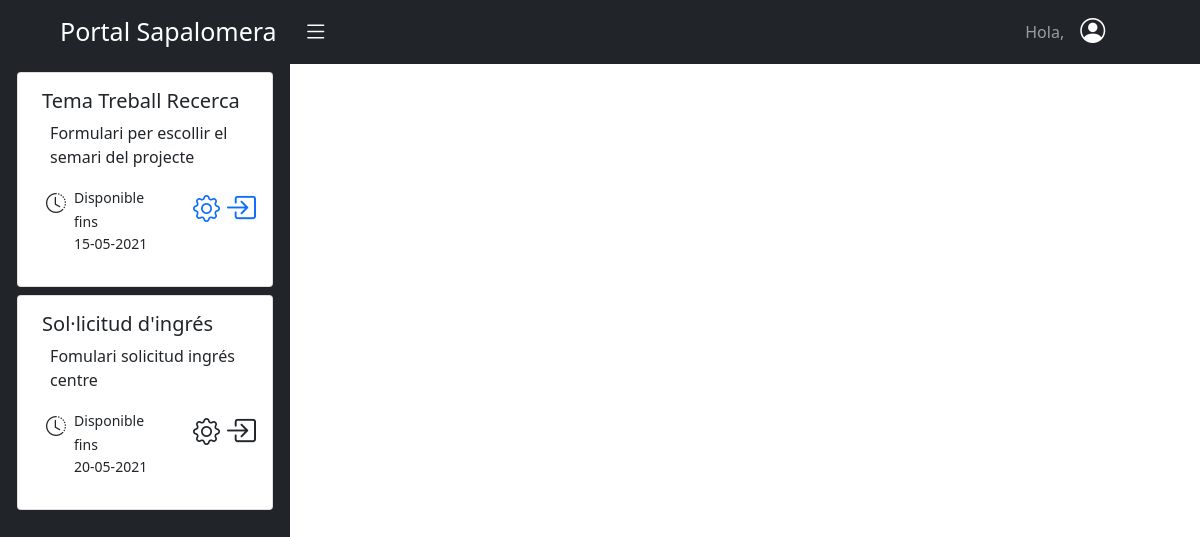
The app's page /aplicacions/ (signed in), older data.
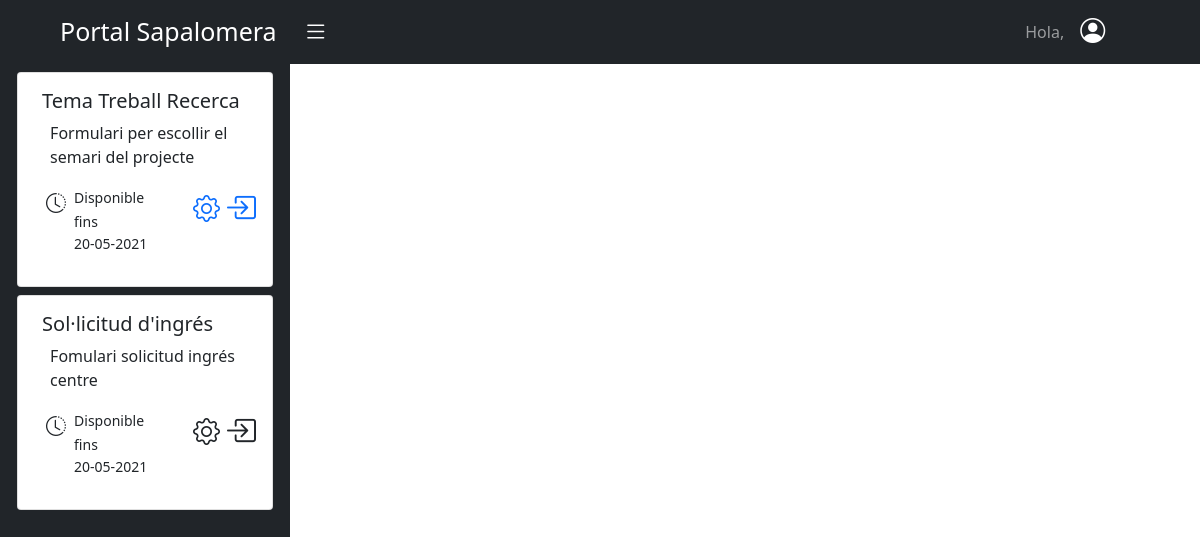
The same page, newer data.
### aplicacions/models.py (models this page shows, shortened)
class Aplicacio(models.Model):
    nom = models.CharField(max_length=30)
    descripcio = models.CharField(max_length=200)
    data_limit_inici = models.DateField()
    data_limit_fi = models.DateField()
    url_acces = models.CharField(max_length=60,blank=True)
    url_backend = models.CharField(max_length=60,blank=True)
    llista_grups = models.ManyToManyField(Group)
    llista_encarregats = models.ManyToManyField(User,limit_choices_to={"rol__id_rol":1})
    objects = models.Manager()
    llistatAplicacions= LListaAplicacions()
    class Meta:
        verbose_name_plural = 'Aplicacions'

### aplicacions/views.py (the view)
# urls.py: path('', AplicacioLlistatView.as_view(), name='llistat-aplicacio'),
class AplicacioLlistatView(LoginRequiredMixin, generic.ListView):
    template_name = "aplicacions/llistar_aplicacions.html"
    context_object_name = "llista_aplicacions"
    context_object_name = "llista_aplicacions"
    def get_queryset(self):
       aplicacions =  Aplicacio.llistatAplicacions.per_usuari(self.request.user)
       return aplicacions

### aplicacions/modelManagers.py (called while the page is built)
    def per_usuari(self, user):
        today = date.today()
        if user.is_staff:
            return self.get_queryset().all()
        if user.rol.id_rol == 1:
            return self.get_queryset().filter(llista_encarregats__exact=user)
        else:
            return self.get_queryset().filter(llista_grups__in=user.groups.all()).filter(data_limit_fi__gte=today,data_limit_inici__lte=today).distinct()

### aplicacions/templates/aplicacions/llistar_aplicacions.html (shortened to what this page needs)
{% extends "base.html" %} {% block content %}
<div id="wrapper">
    <div class="container-fluid">
        <div id="sidebar-wrapper">
            <ul class="sidebar-nav">
                <div class="row d-flex justify-content-center">
                    <div class="col-11">
                        {% if llista_aplicacions %} {% for aplicacio in llista_aplicacions %}
                        <div class="card mx-1 mt-2">
                            <div class="card-body  ms-2">
                                <h5 class="card-title">{{ aplicacio.nom }}</h5>
                                <p class="card-text  ms-2">{{ aplicacio.descripcio }}</p>
                                <div class="row">
                                    <div class="col-1  ms-1 me-1 mt-1 ">
                                        <i class="bi bi-clock-history fa-9x" style="font-size: 20px;"></i>
                                    </div>
                                    <div class="col-6">
                                        <small>
                                            Disponible fins
                                            <p>{{ aplicacio.data_limit_fi | date:'d-m-Y' }}</p>
                                        </small>
                                    </div>
                                    {% if user.rol.rol == 1 or user.is_staff %}
                                    <div role="button" class="col-1 me-2 mt-1">
                                        <a {% if aplicacio.url_backend %} href="{% url aplicacio.url_backend %}" {% endif %}><i class="bi bi-gear" style="font-size: 27px;"></i></a>
                                    </div>
                                    {% endif %}
                                    <div role="button" class="col-1 me-2">
                                        <a {% if aplicacio.url_acces  %} href="{% url aplicacio.url_acces %}" {% endif %}><i class="bi bi-box-arrow-in-right" style="font-size: 31px;"></i></a>
                                    </div>
                                </div>
                            </div>
                        </div>
                        {% endfor %}
                        {% endif %}
                    </div>
                </div>
            </ul>
        </div>
        <div id="page-content-wrapper">
        </div>
    </div>
</div>
{% endblock content %}

Row changes from the older to the newer data that the page shows:
changed Aplicacio "Tema Treball Recerca": data_limit_fi "15-05-2021" → "20-05-2021"
